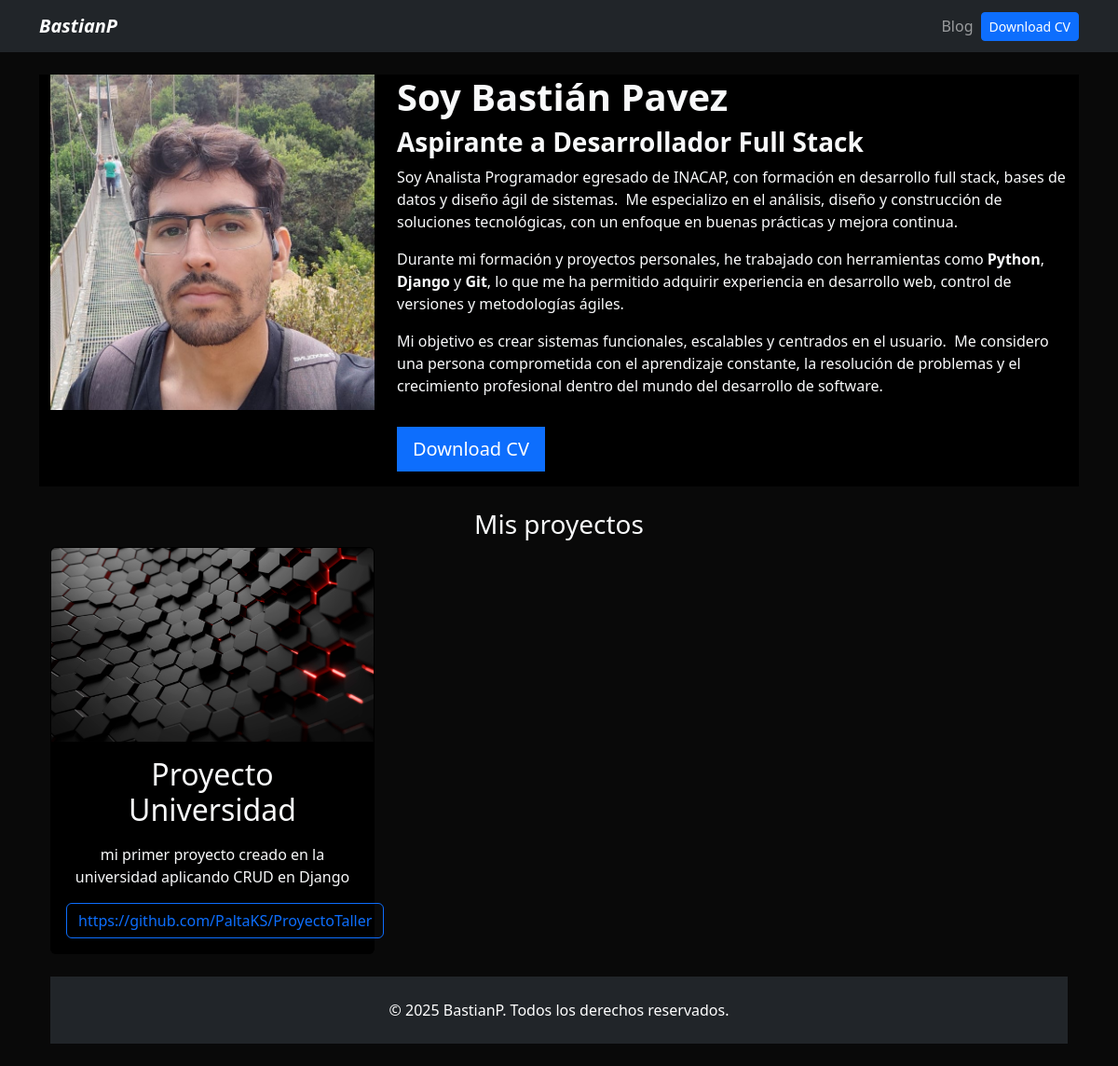
/, run on an earlier commit of the app's database.
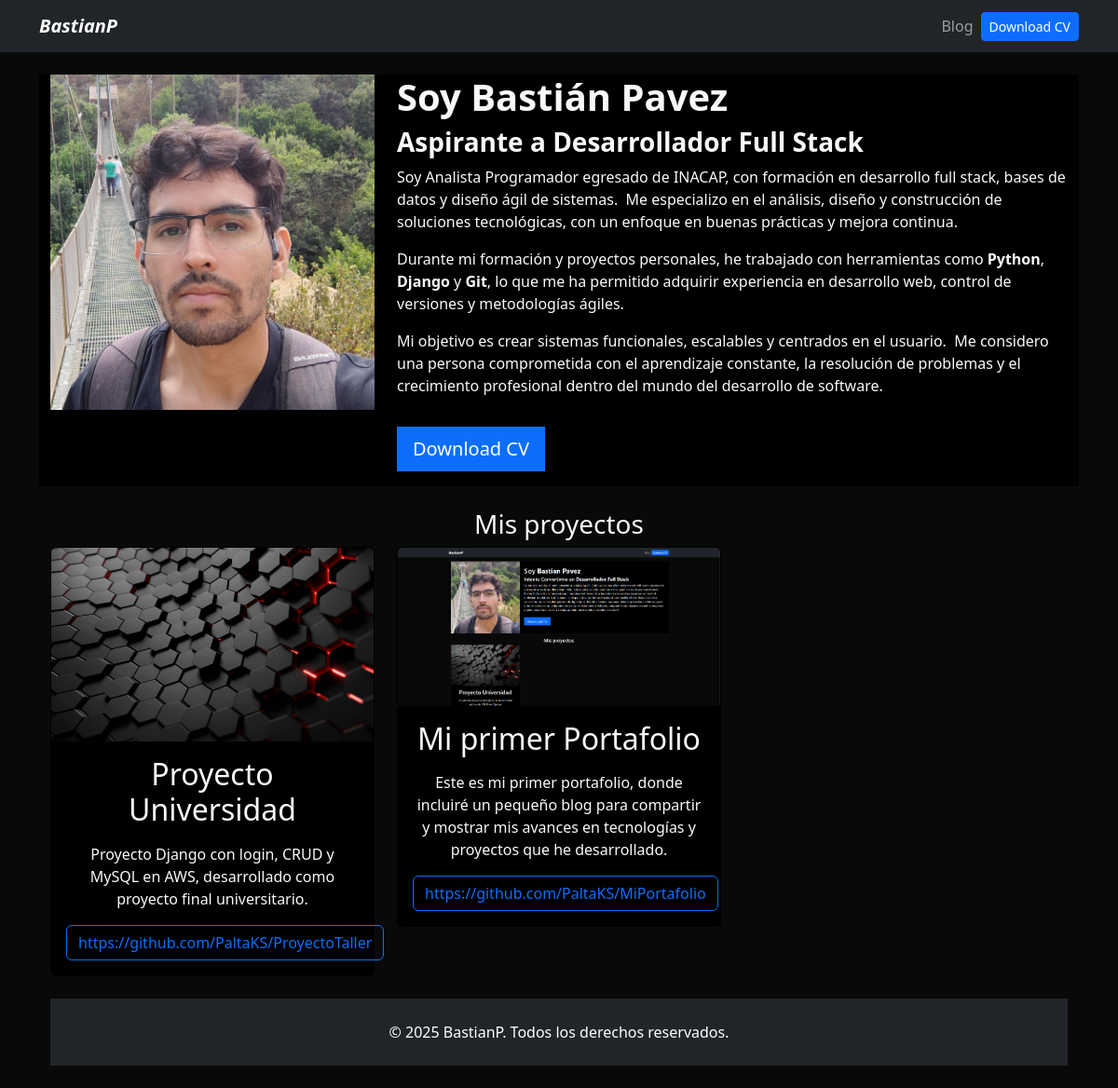
And on a later commit of the database.
### portafolio/models.py (models this page shows)
class Project(models.Model):
    title = CharField(max_length=100)
    description = CharField(max_length=200)
    image = ImageField(upload_to='porfolio/images/')
    url = URLField(blank=True)

### portafolio/views.py (the view)
# urls.py: 2. Add a URL to urlpatterns:  path('', views.home, name='home')
def home(request):
    projects = Project.objects.all()
    return render(request, 'home.html', {'projects': projects })

### portafolio/templates/home.html (shortened to what this page needs)
{% extends 'layout.html' %}
{% load static %}
{% block content %}
<Header class="row bg-black">
    <div class="col-md-4">
        <img src="{% static 'portafolio/profile.jpeg' %}" alt="" class="img-fluid">
    </div>
    <div class="col-md-8 my-auto">
        <h1><strong>Soy Bastián Pavez</strong></h1>
        <h3><strong>Aspirante a Desarrollador Full Stack</strong></h3>
        <p>Soy Analista Programador egresado de INACAP, con formación en desarrollo full stack, bases de datos y diseño
            ágil de sistemas. &nbsp;Me especializo en el análisis, diseño y construcción de soluciones tecnológicas, con
            un enfoque en buenas prácticas y mejora continua.</p>
        <p>Durante mi formación y proyectos personales, he trabajado con herramientas como <strong>Python</strong>,
            <strong>Django</strong> y <strong>Git</strong>, lo que me ha permitido adquirir experiencia en desarrollo
            web, control de versiones y metodologías ágiles.
        </p>
        <p>Mi objetivo es crear sistemas funcionales, escalables y centrados en el usuario. &nbsp;Me considero una
            persona comprometida con el aprendizaje constante, la resolución de problemas y el crecimiento profesional
            dentro del mundo del desarrollo de software.</p>
        <a href="{% static 'portafolio/CV-Bastian-Pavez.pdf' %}" target="_blank"
            class="btn btn-primary btn-lg rounded-0 my-3">Download CV</a>
    </div>
</Header>
<div class="row my-4 text-center">
    <h3>Mis proyectos</h3>
    {% for project in projects %}
    <div class="col-md-4">
        <div class="card bg-black card-project text-light">
            <img src="{{project.image.url}}" alt="{{project.title}}" class="card-img-top">
            <div class="card-body">
                <h2>{{ project.title }}</h2>
                <p></p> {{ project.description}}</p>
                {% if project.url %}
                <a href="{{project.url}}" class="btn btn-outline-primary" target="_blank">{{project.url}}</a>
                {% endif %}
            </div>
        </div>
    </div>
    {% endfor %}
    {% endblock %}

What changed in the data, as far as the page shows it:
changed Project "Proyecto Universidad": description "mi primer proyecto creado en la universidad aplicando CRUD en Django" → "Proyecto Django con login, CRUD y MySQL en AWS, desarrollado como proyecto final universitario."
added Project: image (picture), title "Mi primer Portafolio", description "Este es mi primer portafolio, donde incluiré un pequeño blog para compartir y mostrar mis avances en tecnologías y proyectos que he desarrollado.", url "https://github.com/PaltaKS/MiPortafolio"
